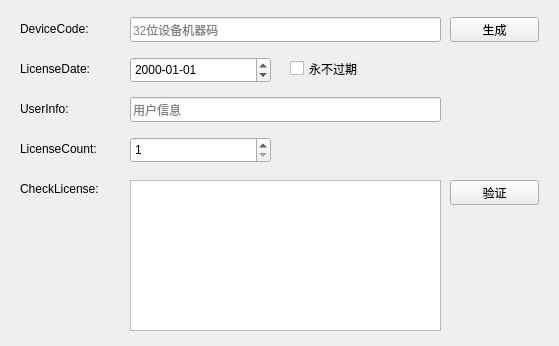
<?xml version="1.0" encoding="UTF-8"?>
<ui version="4.0">
 <class>NMainWidget</class>
 <widget class="QWidget" name="NMainWidget">
  <property name="geometry">
   <rect>
    <x>0</x>
    <y>0</y>
    <width>559</width>
    <height>346</height>
   </rect>
  </property>
  <property name="windowTitle">
   <string>许可大师</string>
  </property>
  <widget class="QLabel" name="label">
   <property name="geometry">
    <rect>
     <x>20</x>
     <y>20</y>
     <width>111</width>
     <height>17</height>
    </rect>
   </property>
   <property name="text">
    <string>DeviceCode:</string>
   </property>
  </widget>
  <widget class="QLineEdit" name="lineEdit_1">
   <property name="geometry">
    <rect>
     <x>130</x>
     <y>17</y>
     <width>311</width>
     <height>25</height>
    </rect>
   </property>
   <property name="placeholderText">
    <string>32位设备机器码</string>
   </property>
  </widget>
  <widget class="QPushButton" name="pushButton_1">
   <property name="geometry">
    <rect>
     <x>450</x>
     <y>17</y>
     <width>89</width>
     <height>25</height>
    </rect>
   </property>
   <property name="text">
    <string>生成</string>
   </property>
  </widget>
  <widget class="QLabel" name="label_2">
   <property name="geometry">
    <rect>
     <x>20</x>
     <y>60</y>
     <width>111</width>
     <height>17</height>
    </rect>
   </property>
   <property name="text">
    <string>LicenseDate:</string>
   </property>
  </widget>
  <widget class="QDateEdit" name="dateEdit">
   <property name="geometry">
    <rect>
     <x>130</x>
     <y>57</y>
     <width>141</width>
     <height>26</height>
    </rect>
   </property>
   <property name="displayFormat">
    <string>yyyy-MM-dd</string>
   </property>
  </widget>
  <widget class="QCheckBox" name="checkBox">
   <property name="geometry">
    <rect>
     <x>290</x>
     <y>57</y>
     <width>151</width>
     <height>23</height>
    </rect>
   </property>
   <property name="text">
    <string>永不过期</string>
   </property>
  </widget>
  <widget class="QLabel" name="label_3">
   <property name="geometry">
    <rect>
     <x>20</x>
     <y>100</y>
     <width>111</width>
     <height>17</height>
    </rect>
   </property>
   <property name="text">
    <string>UserInfo:</string>
   </property>
  </widget>
  <widget class="QLineEdit" name="lineEdit_2">
   <property name="geometry">
    <rect>
     <x>130</x>
     <y>97</y>
     <width>311</width>
     <height>25</height>
    </rect>
   </property>
   <property name="placeholderText">
    <string>用户信息</string>
   </property>
  </widget>
  <widget class="QLabel" name="label_4">
   <property name="geometry">
    <rect>
     <x>20</x>
     <y>140</y>
     <width>111</width>
     <height>17</height>
    </rect>
   </property>
   <property name="text">
    <string>LicenseCount:</string>
   </property>
  </widget>
  <widget class="QSpinBox" name="spinBox">
   <property name="geometry">
    <rect>
     <x>130</x>
     <y>137</y>
     <width>141</width>
     <height>26</height>
    </rect>
   </property>
   <property name="minimum">
    <number>1</number>
   </property>
   <property name="maximum">
    <number>9999</number>
   </property>
   <property name="value">
    <number>1</number>
   </property>
  </widget>
  <widget class="QLabel" name="label_5">
   <property name="geometry">
    <rect>
     <x>20</x>
     <y>180</y>
     <width>111</width>
     <height>17</height>
    </rect>
   </property>
   <property name="text">
    <string>CheckLicense:</string>
   </property>
  </widget>
  <widget class="QTextEdit" name="textEdit">
   <property name="geometry">
    <rect>
     <x>130</x>
     <y>180</y>
     <width>311</width>
     <height>151</height>
    </rect>
   </property>
  </widget>
  <widget class="QPushButton" name="pushButton_2">
   <property name="geometry">
    <rect>
     <x>450</x>
     <y>180</y>
     <width>89</width>
     <height>25</height>
    </rect>
   </property>
   <property name="text">
    <string>验证</string>
   </property>
  </widget>
 </widget>
 <layoutdefault spacing="6" margin="11"/>
 <resources/>
 <connections/>
</ui>
